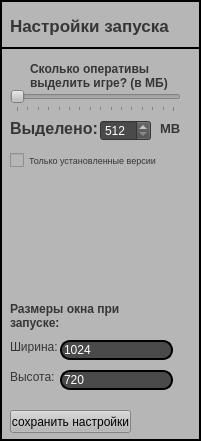
   <widget class="QFrame" name="frame_2">
    <property name="geometry">
     <rect>
      <x>650</x>
      <y>10</y>
      <width>201</width>
      <height>441</height>
     </rect>
    </property>
    <property name="autoFillBackground">
     <bool>false</bool>
    </property>
    <property name="styleSheet">
     <string notr="true">
background-color: rgb(182, 182, 182);</string>
    </property>
    <property name="frameShape">
     <enum>QFrame::WinPanel</enum>
    </property>
    <property name="frameShadow">
     <enum>QFrame::Plain</enum>
    </property>
    <widget class="QLabel" name="label_4">
     <property name="geometry">
      <rect>
       <x>10</x>
       <y>10</y>
       <width>171</width>
       <height>31</height>
      </rect>
     </property>
     <property name="font">
      <font>
       <pointsize>13</pointsize>
       <bold>true</bold>
      </font>
     </property>
     <property name="styleSheet">
      <string notr="true">color: rgb(54, 54, 54);</string>
     </property>
     <property name="text">
      <string>Настройки запуска</string>
     </property>
    </widget>
    <widget class="QLabel" name="label_6">
     <property name="geometry">
      <rect>
       <x>30</x>
       <y>60</y>
       <width>141</width>
       <height>31</height>
      </rect>
     </property>
     <property name="font">
      <font>
       <bold>true</bold>
      </font>
     </property>
     <property name="styleSheet">
      <string notr="true">color: rgb(54, 54, 54);</string>
     </property>
     <property name="text">
      <string>Сколько оперативы выделить игре? (в МБ)</string>
     </property>
     <property name="scaledContents">
      <bool>false</bool>
     </property>
     <property name="wordWrap">
      <bool>true</bool>
     </property>
    </widget>
    <widget class="QSlider" name="ram">
     <property name="geometry">
      <rect>
       <x>10</x>
       <y>90</y>
       <width>171</width>
       <height>22</height>
      </rect>
     </property>
     <property name="styleSheet">
      <string notr="true"/>
     </property>
     <property name="minimum">
      <number>512</number>
     </property>
     <property name="maximum">
      <number>8192</number>
     </property>
     <property name="orientation">
      <enum>Qt::Horizontal</enum>
     </property>
     <property name="tickPosition">
      <enum>QSlider::TicksBelow</enum>
     </property>
     <property name="tickInterval">
      <number>512</number>
     </property>
    </widget>
    <widget class="QLabel" name="label_7">
     <property name="geometry">
      <rect>
       <x>10</x>
       <y>120</y>
       <width>91</width>
       <height>16</height>
      </rect>
     </property>
     <property name="font">
      <font>
       <pointsize>12</pointsize>
       <bold>true</bold>
      </font>
     </property>
     <property name="styleSheet">
      <string notr="true">color: rgb(54, 54, 54);</string>
     </property>
     <property name="text">
      <string>Выделено:</string>
     </property>
    </widget>
    <widget class="QLabel" name="label_8">
     <property name="geometry">
      <rect>
       <x>160</x>
       <y>120</y>
       <width>21</width>
       <height>16</height>
      </rect>
     </property>
     <property name="font">
      <font>
       <pointsize>10</pointsize>
       <bold>true</bold>
      </font>
     </property>
     <property name="styleSheet">
      <string notr="true">color: rgb(54, 54, 54);</string>
     </property>
     <property name="text">
      <string>MB</string>
     </property>
    </widget>
    <widget class="QLabel" name="label_9">
     <property name="geometry">
      <rect>
       <x>10</x>
       <y>300</y>
       <width>141</width>
       <height>31</height>
      </rect>
     </property>
     <property name="font">
      <font>
       <bold>true</bold>
      </font>
     </property>
     <property name="styleSheet">
      <string notr="true">color: rgb(54, 54, 54);</string>
     </property>
     <property name="text">
      <string>Размеры окна при запуске:</string>
     </property>
     <property name="scaledContents">
      <bool>false</bool>
     </property>
     <property name="wordWrap">
      <bool>true</bool>
     </property>
    </widget>
    <widget class="QLabel" name="label_10">
     <property name="geometry">
      <rect>
       <x>10</x>
       <y>340</y>
       <width>47</width>
       <height>13</height>
      </rect>
     </property>
     <property name="styleSheet">
      <string notr="true">color: rgb(54, 54, 54);</string>
     </property>
     <property name="text">
      <string>Ширина:</string>
     </property>
    </widget>
    <widget class="QLabel" name="label_11">
     <property name="geometry">
      <rect>
       <x>10</x>
       <y>370</y>
       <width>47</width>
       <height>13</height>
      </rect>
     </property>
     <property name="styleSheet">
      <string notr="true">color: rgb(54, 54, 54);</string>
     </property>
     <property name="text">
      <string>Высота:</string>
     </property>
    </widget>
    <widget class="QLineEdit" name="width">
     <property name="geometry">
      <rect>
       <x>60</x>
       <y>340</y>
       <width>113</width>
       <height>20</height>
      </rect>
     </property>
     <property name="font">
      <font>
       <kerning>true</kerning>
      </font>
     </property>
     <property name="autoFillBackground">
      <bool>false</bool>
     </property>
     <property name="styleSheet">
      <string notr="true">color: rgb(255, 255, 255);
gridline-color: rgb(74, 74, 74);
background-color: rgb(74, 74, 74);
border-radius: 10;
border: 2px solid black;
</string>
     </property>
     <property name="inputMethodHints">
      <set>Qt::ImhFormattedNumbersOnly|Qt::ImhPreferNumbers</set>
     </property>
     <property name="inputMask">
      <string/>
     </property>
     <property name="text">
      <string>1024</string>
     </property>
     <property name="placeholderText">
      <string>1024</string>
     </property>
    </widget>
    <widget class="QLineEdit" name="height">
     <property name="geometry">
      <rect>
       <x>60</x>
       <y>370</y>
       <width>113</width>
       <height>20</height>
      </rect>
     </property>
     <property name="styleSheet">
      <string notr="true">color: rgb(255, 255, 255);
gridline-color: rgb(74, 74, 74);
background-color: rgb(74, 74, 74);

border-radius: 10;
border: 2px solid black;</string>
     </property>
     <property name="inputMethodHints">
      <set>Qt::ImhPreferNumbers</set>
     </property>
     <property name="text">
      <string>720</string>
     </property>
     <property name="placeholderText">
      <string>720</string>
     </property>
    </widget>
    <widget class="QPushButton" name="saveoptions">
     <property name="geometry">
      <rect>
       <x>10</x>
       <y>410</y>
       <width>121</width>
       <height>23</height>
      </rect>
     </property>
     <property name="styleSheet">
      <string notr="true">color: rgb(255, 255, 255);
background-color: rgb(74, 74, 74);

border-radius: 10;
border: 2px solid black;

}

QPushButton:pressed{background-color: rgb(53, 184, 61)}
QPushButton:hover{background-color: rgb(63, 63, 63)</string>
     </property>
     <property name="text">
      <string>сохранить настройки</string>
     </property>
    </widget>
    <widget class="QSpinBox" name="ramText">
     <property name="geometry">
      <rect>
       <x>100</x>
       <y>120</y>
       <width>51</width>
       <height>21</height>
      </rect>
     </property>
     <property name="styleSheet">
      <string notr="true">color: rgb(255, 255, 255);
gridline-color: rgb(74, 74, 74);
background-color: rgb(74, 74, 74);

</string>
     </property>
     <property name="inputMethodHints">
      <set>Qt::ImhDigitsOnly|Qt::ImhPreferNumbers</set>
     </property>
     <property name="minimum">
      <number>512</number>
     </property>
     <property name="maximum">
      <number>32768</number>
     </property>
    </widget>
    <widget class="QCheckBox" name="only_installed_versions">
     <property name="geometry">
      <rect>
       <x>10</x>
       <y>150</y>
       <width>161</width>
       <height>21</height>
      </rect>
     </property>
     <property name="palette">
      <palette>
       <active>
        <colorrole role="WindowText">
         <brush brushstyle="SolidPattern">
          <color alpha="255">
           <red>54</red>
           <green>54</green>
           <blue>54</blue>
          </color>
         </brush>
        </colorrole>
        <colorrole role="Button">
         <brush brushstyle="SolidPattern">
          <color alpha="255">
           <red>182</red>
           <green>182</green>
           <blue>182</blue>
          </color>
         </brush>
        </colorrole>
        <colorrole role="Text">
         <brush brushstyle="SolidPattern">
          <color alpha="255">
           <red>54</red>
           <green>54</green>
           <blue>54</blue>
          </color>
         </brush>
        </colorrole>
        <colorrole role="ButtonText">
         <brush brushstyle="SolidPattern">
          <color alpha="255">
           <red>54</red>
           <green>54</green>
           <blue>54</blue>
          </color>
         </brush>
        </colorrole>
        <colorrole role="Base">
         <brush brushstyle="SolidPattern">
          <color alpha="255">
           <red>182</red>
           <green>182</green>
           <blue>182</blue>
          </color>
         </brush>
        </colorrole>
        <colorrole role="Window">
         <brush brushstyle="SolidPattern">
          <color alpha="255">
           <red>182</red>
           <green>182</green>
           <blue>182</blue>
          </color>
         </brush>
        </colorrole>
        <colorrole role="PlaceholderText">
         <brush brushstyle="SolidPattern">
          <color alpha="128">
           <red>54</red>
           <green>54</green>
           <blue>54</blue>
          </color>
         </brush>
        </colorrole>
       </active>
       <inactive>
        <colorrole role="WindowText">
         <brush brushstyle="SolidPattern">
          <color alpha="255">
           <red>54</red>
           <green>54</green>
           <blue>54</blue>
          </color>
         </brush>
        </colorrole>
        <colorrole role="Button">
         <brush brushstyle="SolidPattern">
          <color alpha="255">
           <red>182</red>
           <green>182</green>
           <blue>182</blue>
          </color>
         </brush>
        </colorrole>
        <colorrole role="Text">
         <brush brushstyle="SolidPattern">
          <color alpha="255">
           <red>54</red>
           <green>54</green>
           <blue>54</blue>
          </color>
         </brush>
        </colorrole>
        <colorrole role="ButtonText">
         <brush brushstyle="SolidPattern">
          <color alpha="255">
           <red>54</red>
           <green>54</green>
           <blue>54</blue>
          </color>
         </brush>
        </colorrole>
        <colorrole role="Base">
         <brush brushstyle="SolidPattern">
          <color alpha="255">
           <red>182</red>
           <green>182</green>
           <blue>182</blue>
          </color>
         </brush>
        </colorrole>
        <colorrole role="Window">
         <brush brushstyle="SolidPattern">
          <color alpha="255">
           <red>182</red>
           <green>182</green>
           <blue>182</blue>
          </color>
         </brush>
        </colorrole>
        <colorrole role="PlaceholderText">
         <brush brushstyle="SolidPattern">
          <color alpha="128">
           <red>54</red>
           <green>54</green>
           <blue>54</blue>
          </color>
         </brush>
        </colorrole>
       </inactive>
       <disabled>
        <colorrole role="WindowText">
         <brush brushstyle="SolidPattern">
          <color alpha="255">
           <red>54</red>
           <green>54</green>
           <blue>54</blue>
          </color>
         </brush>
        </colorrole>
        <colorrole role="Button">
         <brush brushstyle="SolidPattern">
          <color alpha="255">
           <red>182</red>
           <green>182</green>
           <blue>182</blue>
          </color>
         </brush>
        </colorrole>
        <colorrole role="Text">
         <brush brushstyle="SolidPattern">
          <color alpha="255">
           <red>54</red>
           <green>54</green>
           <blue>54</blue>
          </color>
         </brush>
        </colorrole>
        <colorrole role="ButtonText">
         <brush brushstyle="SolidPattern">
          <color alpha="255">
           <red>54</red>
           <green>54</green>
           <blue>54</blue>
          </color>
         </brush>
        </colorrole>
        <colorrole role="Base">
         <brush brushstyle="SolidPattern">
          <color alpha="255">
           <red>182</red>
           <green>182</green>
           <blue>182</blue>
          </color>
         </brush>
        </colorrole>
        <colorrole role="Window">
         <brush brushstyle="SolidPattern">
          <color alpha="255">
           <red>182</red>
           <green>182</green>
           <blue>182</blue>
          </color>
         </brush>
        </colorrole>
        <colorrole role="PlaceholderText">
         <brush brushstyle="SolidPattern">
          <color alpha="128">
           <red>54</red>
           <green>54</green>
           <blue>54</blue>
          </color>
         </brush>
        </colorrole>
       </disabled>
      </palette>
     </property>
     <property name="font">
      <font>
       <pointsize>7</pointsize>
       <stylestrategy>PreferAntialias</stylestrategy>
       <fontweight>ExtraBold</fontweight>
      </font>
     </property>
     <property name="layoutDirection">
      <enum>Qt::LeftToRight</enum>
     </property>
     <property name="autoFillBackground">
      <bool>false</bool>
     </property>
     <property name="styleSheet">
      <string notr="true">color: rgb(54, 54, 54);

</string>
     </property>
     <property name="text">
      <string>Только установленные версии</string>
     </property>
     <property name="iconSize">
      <size>
       <width>16</width>
       <height>16</height>
      </size>
     </property>
     <property name="tristate">
      <bool>false</bool>
     </property>
    </widget>
    <widget class="Line" name="line">
     <property name="geometry">
      <rect>
       <x>2</x>
       <y>40</y>
       <width>197</width>
       <height>16</height>
      </rect>
     </property>
     <property name="frameShadow">
      <enum>QFrame::Plain</enum>
     </property>
     <property name="lineWidth">
      <number>2</number>
     </property>
     <property name="orientation">
      <enum>Qt::Horizontal</enum>
     </property>
    </widget>
    <zorder>only_installed_versions</zorder>
    <zorder>label_4</zorder>
    <zorder>label_6</zorder>
    <zorder>ram</zorder>
    <zorder>label_7</zorder>
    <zorder>label_8</zorder>
    <zorder>label_9</zorder>
    <zorder>label_10</zorder>
    <zorder>label_11</zorder>
    <zorder>width</zorder>
    <zorder>height</zorder>
    <zorder>saveoptions</zorder>
    <zorder>ramText</zorder>
    <zorder>line</zorder>
   </widget>
